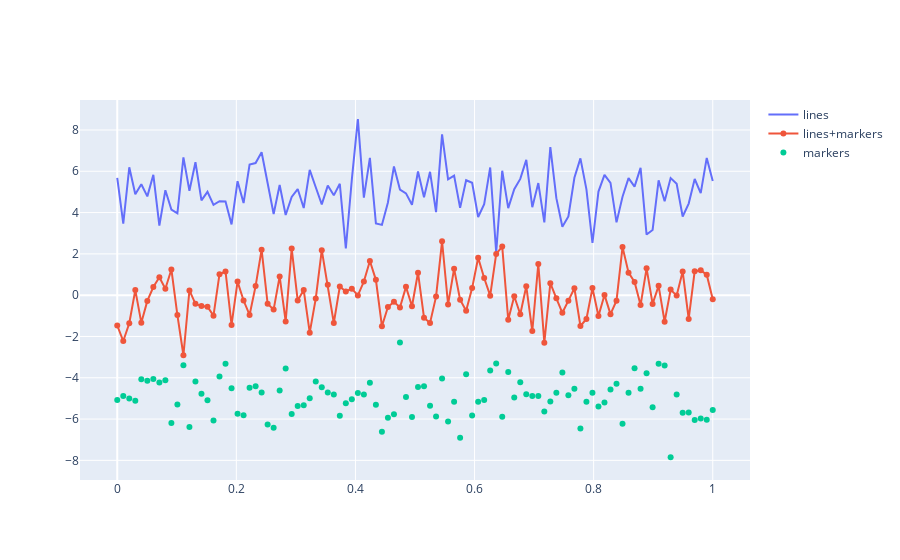

Here is the notebook cell this chart was saved with:
### Code cell
# random array
N = 100
rand_x = np.linspace(0,1,N)
rand_y0 = np.random.randn(N) + 5 
rand_y1 = np.random.randn(N)
rand_y2 = np.random.randn(N) - 5

fig = go.Figure()
fig.add_trace(go.Scatter(x=rand_x, y=rand_y0, mode='lines', name='lines'))
fig.add_trace(go.Scatter(x=rand_x, y=rand_y1, mode='lines+markers', name='lines+markers'))
fig.add_trace(go.Scatter(x=rand_x, y=rand_y2, mode='markers', name='markers'))

fig.show()
